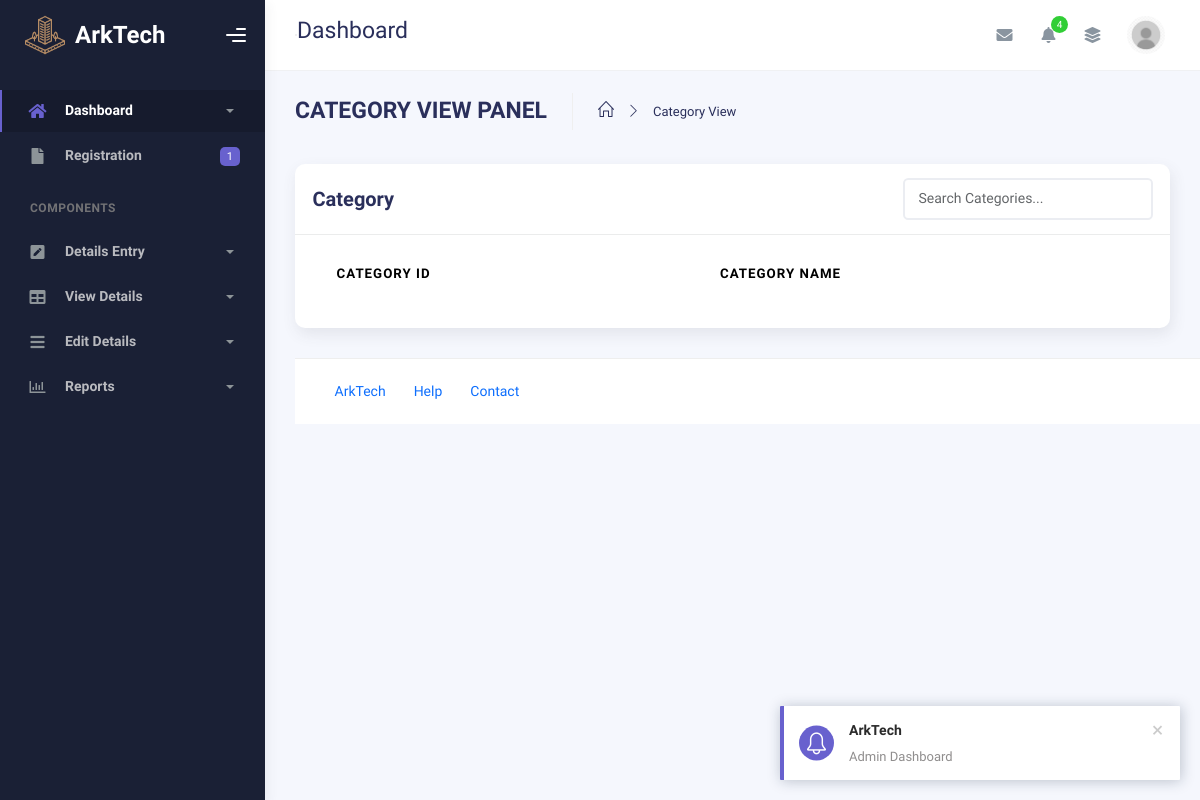
The app's page /Admin/categoryview.php, older data.
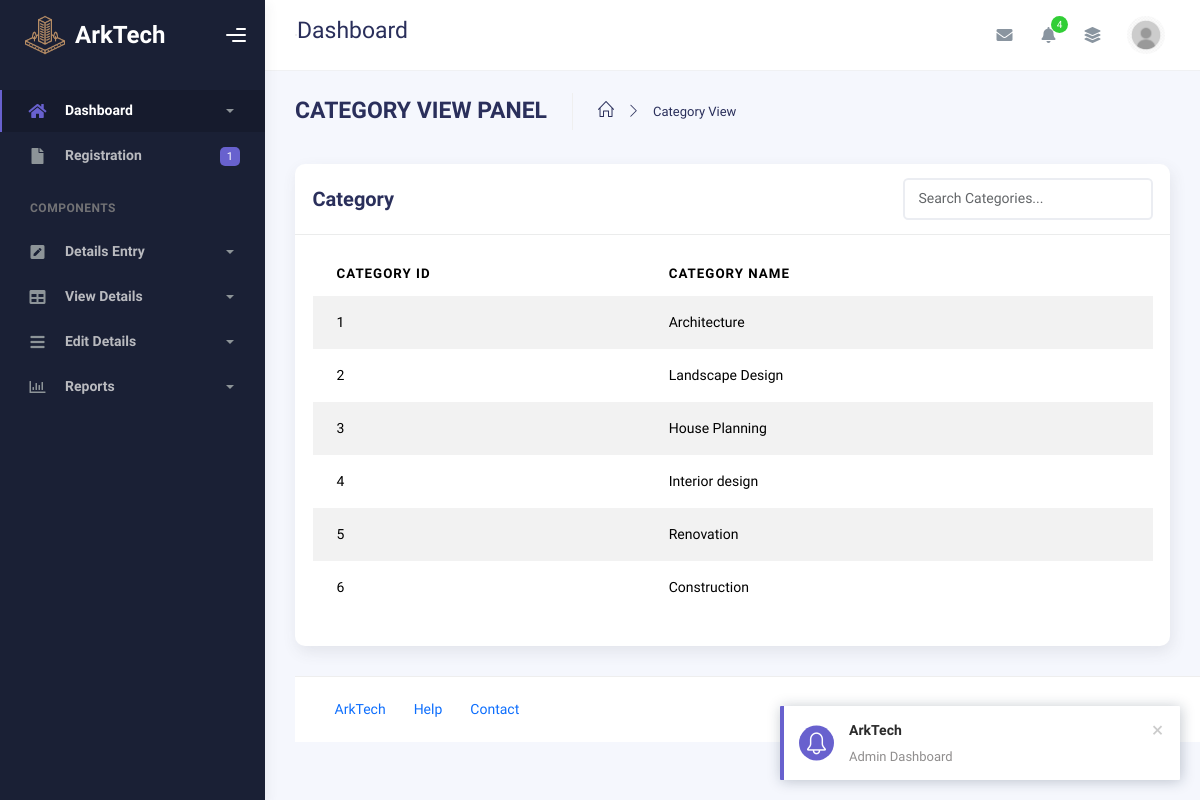
The same page, newer data.
### tables this page shows
CREATE TABLE IF NOT EXISTS `tbl_category` (
  `category_id` int NOT NULL AUTO_INCREMENT,
  `category_name` varchar(50) NOT NULL,
  PRIMARY KEY (`category_id`)
);

### dboperation.php (called while the page is built, shortened)
<?php
class dboperation
{
    public $con,$res;
    function __construct()
    {
        $this->con=mysqli_connect("localhost","root","","arktech");
    }
    public function executequery($sql)
    {
        $this->res=mysqli_query($this->con,$sql);
        return $this->res;
    }
}
?>

### Admin/categoryview.php (the view, shortened to what this page needs)
<?php
include("header.php");
include("../dboperation.php");
$obj = new dboperation();
$s = "select * from tbl_category";
$res = $obj->executequery($s);
?>
        <div class="container">
          <div class="page-inner">
            <div class="page-header">
              <h3 class="fw-bold mb-3">CATEGORY VIEW PANEL</h3>
              <ul class="breadcrumbs mb-3">
                <li class="nav-home">
                  <a href="index.php">
                    <i class="icon-home"></i>
                  </a>
                </li>
                <li class="separator">
                  <i class="icon-arrow-right"></i>
                </li>
                <li class="nav-item">
                  <a href="#">Category View</a>
                </li>
              </ul>
            </div>
            <div class="row">
              <div class="col-md-12">
                <div class="card">
                  <div class="card-header d-flex justify-content-between align-items-center">
                      <h4 class="card-title m-0">Category</h4>
                      <div class="ms-auto">
                      <input type="text" id="categorySearch" class="form-control" style="width: 250px;" placeholder="Search Categories...">
                    </div>
                  </div>
                  <div class="card-body">
                    <div class="table-responsive">
                      <table
                        id="basic-datatables"
                        class="display table table-striped table-hover"
                      >
                        <thead>
                          <tr>
                            <th>Category ID</th>
                            <th>Category Name</th>
                          </tr>
                        </thead>
            <tbody>
              <?php
               while ($r = mysqli_fetch_array($res)) {
              ?>
                <tr>
                  <td><?php echo $r["category_id"]; ?></td>
                  <td><?php echo $r["category_name"]; ?></td>
                  <td>
              </td>
              </tr>
              <?php
              }
              ?>
            </tbody>
          </table>
        </div>
      </div>
    </div>
  </div>
</div>
<?php
include_once("footer.php");
?>

Row changes from the older to the newer data that the page shows:
added tbl_category: category_id "1", category_name "Architecture"
added tbl_category: category_id "2", category_name "Landscape Design"
added tbl_category: category_id "3", category_name "House Planning"
added tbl_category: category_id "4", category_name "Interior design"
added tbl_category: category_id "5", category_name "Renovation"
added tbl_category: category_id "6", category_name "Construction"
